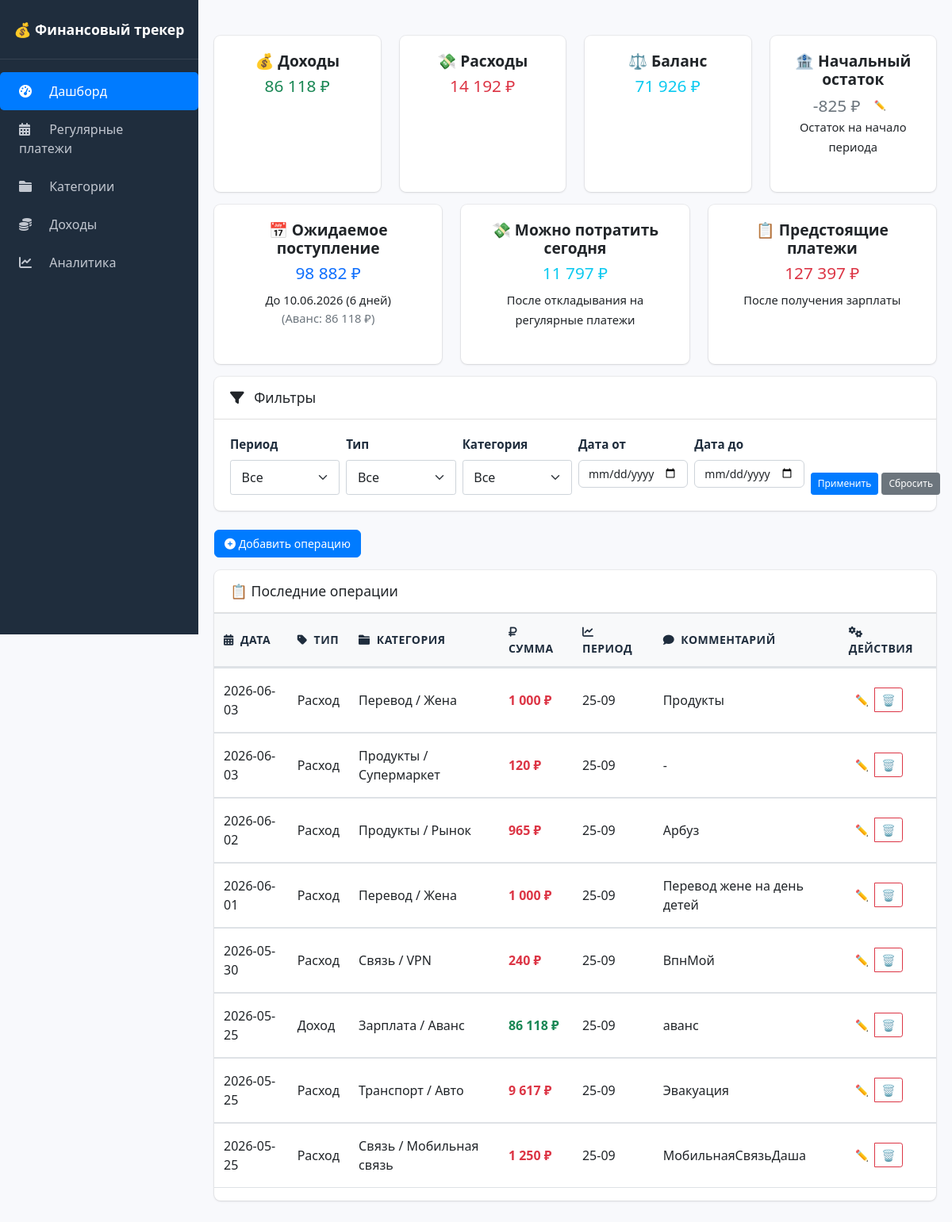
Before: / with the older database file.
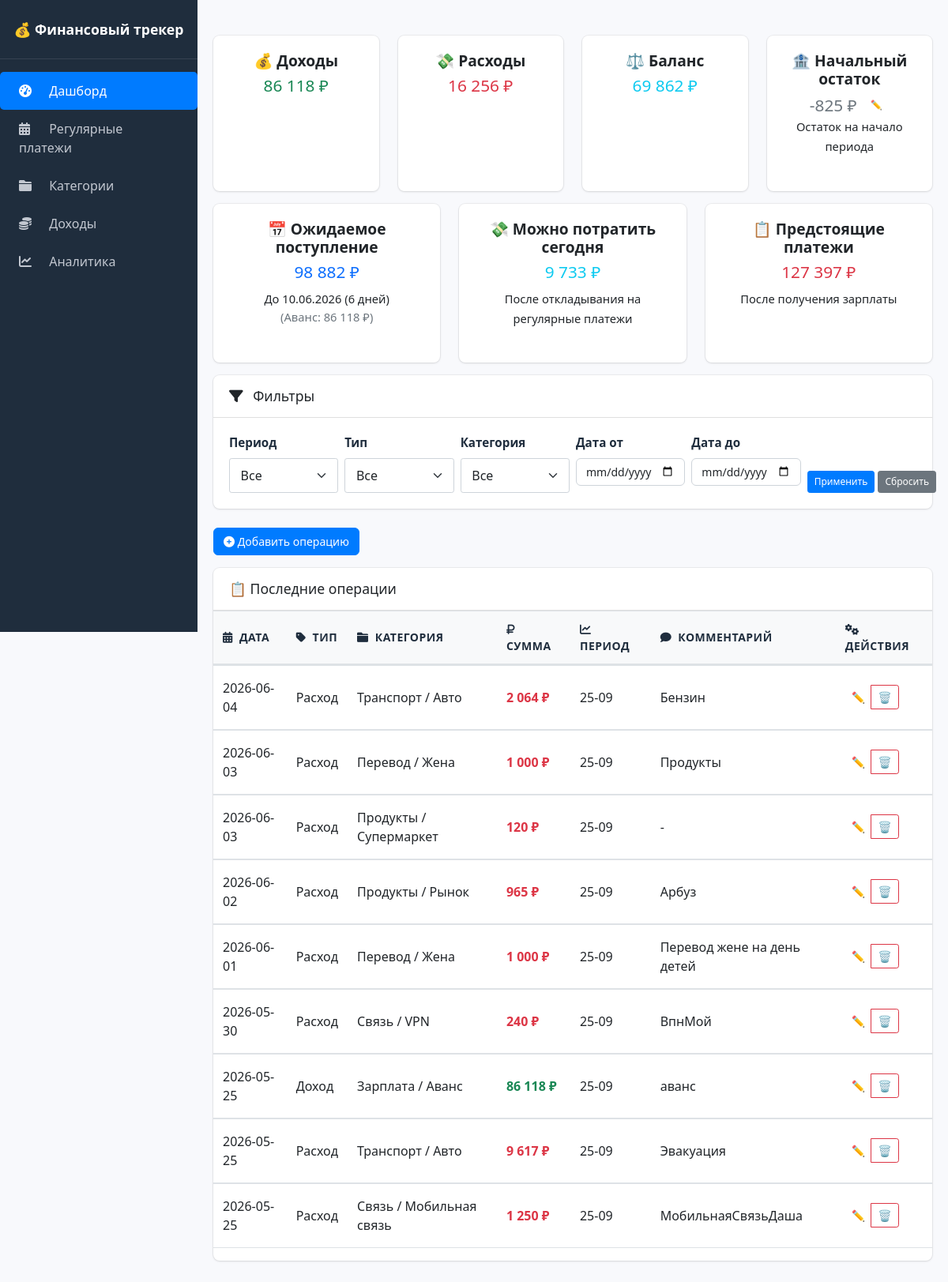
After: the same page with the newer database file.
### tables this page shows
CREATE TABLE operations (
                id INTEGER PRIMARY KEY AUTOINCREMENT,
                date TEXT NOT NULL,
                type TEXT NOT NULL,
                category TEXT NOT NULL,
                subcategory TEXT,
                amount REAL NOT NULL,
                comment TEXT,
                period TEXT
            );

### routes/main.py (the view)
    @app.route('/')
    def index():
        apply_regular_payments()
        today = date.today()
        period_filter = request.args.get('period', '')
        type_filter = request.args.get('type', '')
        category_filter = request.args.get('category', '')
        date_from = request.args.get('date_from', '')
        date_to = request.args.get('date_to', '')
        query = 'SELECT * FROM operations WHERE 1=1'
        params = []
        if period_filter:
            query += ' AND period = ?'
            params.append(period_filter)
        if type_filter:
            query += ' AND type = ?'
            params.append(type_filter)
        if category_filter:
            query += ' AND category = ?'
            params.append(category_filter)
        if date_from:
            query += ' AND date >= ?'
            params.append(date_from)
        if date_to:
            query += ' AND date <= ?'
            params.append(date_to)
        query += ' ORDER BY date DESC LIMIT 100'
        with get_db() as conn:
            operations = conn.execute(query, params).fetchall()
            all_categories = [row['name'] for row in conn.execute(
                'SELECT DISTINCT name FROM categories WHERE parent_id IS NULL ORDER BY name').fetchall()]
            total_income = \
            conn.execute('SELECT COALESCE(SUM(amount), 0) FROM operations WHERE type="Доход"').fetchone()[0]
            total_expense = \
            conn.execute('SELECT COALESCE(SUM(amount), 0) FROM operations WHERE type="Расход"').fetchone()[0]
            balance = total_income - total_expense
            planned_salary_row = conn.execute('SELECT value FROM settings WHERE key = "planned_salary"').fetchone()
            planned_salary = float(planned_salary_row['value']) if planned_salary_row else 185000
            advance_row = conn.execute('''
                SELECT amount
                FROM operations
                WHERE type = 'Доход'
                AND category = 'Зарплата'
                AND subcategory = 'Аванс'
                ORDER BY date DESC
                LIMIT 1
            ''').fetchone()
            real_advance = advance_row['amount'] if advance_row else 0
            if real_advance > 0:
                expected_remainder = planned_salary - real_advance
                salary_remainder_text = f"{expected_remainder:,.0f} ₽".replace(",", " ")
                salary_remainder_note = f"(Аванс: {real_advance:,.0f} ₽)".replace(",", " ")
            else:
                expected_remainder = planned_salary
                salary_remainder_text = f"{expected_remainder:,.0f} ₽".replace(",", " ")
                salary_remainder_note = "⚠️ Аванс ещё не внесён"
            income_cats = {}
            expense_cats = {}
            income_main = conn.execute(
                'SELECT * FROM categories WHERE parent_id IS NULL AND type = "Доход" ORDER BY name').fetchall()
            for cat in income_main:
                subcats = conn.execute('SELECT name FROM categories WHERE parent_id = ? ORDER BY name',
                                       (cat['id'],)).fetchall()
                income_cats[cat['name']] = [s['name'] for s in subcats]
            expense_main = conn.execute(
                'SELECT * FROM categories WHERE parent_id IS NULL AND type = "Расход" ORDER BY name').fetchall()
            for cat in expense_main:
                subcats = conn.execute('SELECT name FROM categories WHERE parent_id = ? ORDER BY name',
                                       (cat['id'],)).fetchall()
                expense_cats[cat['name']] = [s['name'] for s in subcats]
        if 10 <= today.day <= 24:
            period_start, period_end = 10, 24
        else:
            period_start, period_end = 25, 9
        next_income = get_next_income_date(today)
        days_to_income = (next_income - today).days
        period_start_date, period_end_date = get_period_dates(today)
        period_balance = update_period_balance(today)
        expenses_this_period = get_expenses_for_period(period_start_date, period_end_date)
        regular_total_month = get_regular_payments_for_month()
        paid_regular = get_paid_regular_payments_this_month()
        planning = get_planning_data(planned_salary, real_advance, regular_total_month, paid_regular)
        if real_advance > 0 and 25 <= today.day <= 31:
            advance_for_period = real_advance
            saved_from_advance = planning['need_to_save_from_advance']
        else:
            advance_for_period = planning['advance']
            saved_from_advance = planning['need_to_save_from_advance']
        can_spend_today = (advance_for_period - saved_from_advance) + period_balance - expenses_this_period
        regular_this_period = get_regular_payments_for_period(today, period_start, period_end)
        regular_total = get_regular_total_for_month()
        unpaid_regular = get_unpaid_regular_payments(today, period_start, period_end)
        if real_advance > 0:
            expected_income = planned_salary - real_advance
        else:
            expected_income = planned_salary
        future_regular = get_regular_payments_until_date(today, next_income)
        regular_after_income = get_regular_payments_after_date(today, next_income)
        if can_spend_today < 0:
            spend_warning = "⚠️ Внимание! Денег не хватит на регулярные платежи!"
        else:
            spend_warning = ""
        free_money_now = period_balance + total_income - total_expense - unpaid_regular
        if free_money_now < 0:
            traffic_light = "red"
            traffic_text = "⚠️ КАССОВЫЙ РАЗРЫВ!"
        elif free_money_now < 5000:
            traffic_light = "yellow"
            traffic_text = "⚠️ Осторожно: остаток меньше 5000 ₽"
        else:
            traffic_light = "green"
            traffic_text = "✅ Всё хорошо"
        return render_template('index.html',
                               operations=operations,
                               total_income=total_income,
                               total_expense=total_expense,
                               balance=balance,
                               free_money_now=free_money_now,
                               expected_income=expected_income,
                               future_regular=future_regular,
                               regular_after_income=regular_after_income,
                               can_spend_today=can_spend_today,
                               spend_warning=spend_warning,
                               days_to_income=days_to_income,
                               next_income=next_income,
                               traffic_light=traffic_light,
                               traffic_text=traffic_text,
                               regular_total=regular_total,
                               regular_this_period=regular_this_period,
                               period_balance=period_balance,
                               all_categories=all_categories,
                               salary_remainder_text=salary_remainder_text,
                               salary_remainder_note=salary_remainder_note,
                               income_categories=income_cats,
                               expense_categories=expense_cats,
                               planning=planning,
                               regular_total_month=regular_total_month)

### database.py (called while the page is built)
def get_db():
    conn = sqlite3.connect('finance.db')
    conn.row_factory = sqlite3.Row
    return conn

def get_period_balance(period, start_date):
    with get_db() as conn:
        result = conn.execute('SELECT balance FROM period_balance WHERE period = ? AND start_date = ?',
                              (period, start_date)).fetchone()
        return result['balance'] if result else None

### utils.py (called while the page is built, shortened)
def get_period(date_str):
    day = datetime.strptime(date_str, '%Y-%m-%d').day
    return "10-24" if 10 <= day <= 24 else "25-09"

def get_next_income_date(today):
    if today.day < SALARY_DAY:
        return date(today.year, today.month, SALARY_DAY)
    elif today.day < ADVANCE_DAY:
        return date(today.year, today.month, ADVANCE_DAY)

def get_regular_total_for_month():
    from database import get_db
    with get_db() as conn:
        result = conn.execute('SELECT SUM(amount) FROM regular_payments').fetchone()[0]
        return result or 0

### templates/index.html (shortened to what the changed rows need)
{% extends "base.html" %}
{% block content %}
<div class="row">
    <div class="col-md-3 mb-3">
        <div class="card h-100">
            <div class="card-body text-center">
                <h5 class="card-title">💸 Расходы</h5>
                <h3 class="text-danger">{{ "{:,.0f}".format(total_expense).replace(",", " ") }} ₽</h3>
            </div>
        </div>
    </div>
    <div class="col-md-3 mb-3">
        <div class="card h-100">
            <div class="card-body text-center">
                <h5 class="card-title">⚖️ Баланс</h5>
                <h3 class="text-info">{{ "{:,.0f}".format(balance).replace(",", " ") }} ₽</h3>
            </div>
        </div>
    </div>
</div>
<div class="row">
    <div class="col-md-4 mb-3">
        <div class="card h-100">
            <div class="card-body text-center">
                <h5 class="card-title">💸 Можно потратить сегодня</h5>
                <h3 class="text-{{ 'danger' if can_spend_today < 0 else 'info' }}">
                    {{ "{:,.0f}".format(can_spend_today).replace(",", " ") }} ₽
                </h3>
                <small>После откладывания на регулярные платежи</small>
            </div>
        </div>
    </div>
</div>
<div class="card">
    <div class="table-responsive">
        <table class="table table-sm table-hover">
            <thead class="table-light">
            <tr>
                <th><i class="fas fa-calendar-alt me-1"></i> Дата</th>
                <th><i class="fas fa-tag me-1"></i> Тип</th>
                <th><i class="fas fa-folder me-1"></i> Категория</th>
                <th><i class="fas fa-ruble-sign me-1"></i> Сумма</th>
                <th><i class="fas fa-chart-line me-1"></i> Период</th>
                <th><i class="fas fa-comment me-1"></i> Комментарий</th>
                <th><i class="fas fa-cogs me-1"></i> Действия</th>
            </tr>
            </thead>
            <tbody>
            {% for op in operations %}
            <tr>
                <td>{{ op.date }}</td>
                <td>{{ op.type }}</td>
                <td>{{ op.category }}{% if op.subcategory %} / {{ op.subcategory }}{% endif %}</td>
                <td class="fw-bold {{ 'text-success' if op.type == 'Доход' else 'text-danger' }}">
                    {{ "{:,.0f}".format(op.amount).replace(",", " ") }} ₽
                </td>
                <td>{{ op.period }}</td>
                <td>{{ op.comment or '-' }}</td>
                <td>
                    <div class="btn-group btn-group-sm">
                        <button class="btn btn-outline-primary edit-btn" data-id="{{ op.id }}" title="Редактировать">
                            ✏️
                        </button>
                        <a href="{{ url_for('delete', id=op.id) }}" class="btn btn-outline-danger" title="Удалить"
                           onclick="return confirm('Удалить операцию?')">🗑️</a>
                    </div>
                </td>
            </tr>
            {% else %}
            <tr>
                <td colspan="7" class="text-center">Нет операций. Добавьте первую!</td>
                {% endfor %}
            </tbody>
        </table>
    </div>
</div>
{% endblock %}

Changed rows visible on the page:
added operations: date "2026-06-04", type "Расход", category "Транспорт", subcategory "Авто", amount "2 064", period "25-09", comment "Бензин"
Other visible differences:
{{ "{:,.0f}".format(total_expense).replace(",", " ") }}: "14 192" → "16 256"
{{ "{:,.0f}".format(balance).replace(",", " ") }}: "71 926" → "69 862"
{{ "{:,.0f}".format(can_spend_today).replace(",", " ") }}: "11 797" → "9 733"
